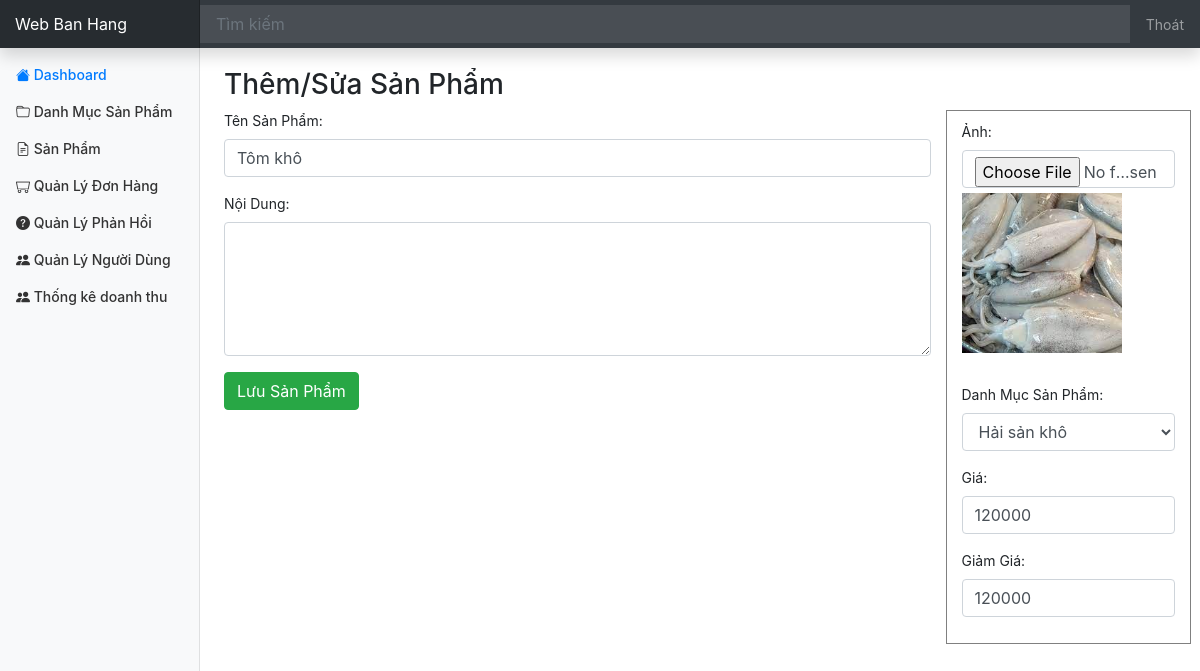
Page /admin/product/editor.php?id=18 (signed in) on the committed database.
### tables this page shows
CREATE TABLE `product` (
  `id` int(11) NOT NULL,
  `category_id` int(11) DEFAULT NULL,
  `title` varchar(350) DEFAULT NULL,
  `price` int(11) DEFAULT NULL,
  `discount` int(11) DEFAULT NULL,
  `thumbnail` varchar(500) DEFAULT NULL,
  `description` longtext DEFAULT NULL,
  `created_at` datetime DEFAULT NULL,
  `updated_at` datetime DEFAULT NULL,
  `deleted` int(11) DEFAULT NULL
);

### database/dbhelper.php (called while the page is built, shortened)
<?php
function executeResult($sql, $isSingle = false) {
	$data = null;
	$conn = mysqli_connect(HOST, USERNAME, PASSWORD, DATABASE);
	mysqli_set_charset($conn, 'utf8');
	$resultset = mysqli_query($conn, $sql);
	if($isSingle) {
		$data = mysqli_fetch_array($resultset, 1);
	} else {
		$data = [];
		while(($row = mysqli_fetch_array($resultset, 1)) != null) {
			$data[] = $row;
		}
	}
	return $data;
}

### utils/utility.php (called while the page is built, shortened)
<?php
function fixUrl($thumbnail, $rootPath = "../../") {
	if(stripos($thumbnail, 'http://') !== false || stripos($thumbnail, 'https://') !== false) {
	} else {
		$thumbnail = $rootPath.$thumbnail;
	}
	return $thumbnail;
}

### admin/product/editor.php (the view, shortened to what this page needs)
<?php
	require_once('../layouts/header.php');
	require_once('form_save.php');
	$id = getGet('id');
	if($id != '' && $id > 0) {
		$sql = "select * from Product where id = '$id' and deleted = 0";
		$userItem = executeResult($sql, true);
		if($userItem != null) {
			$thumbnail = $userItem['thumbnail'];
			$title = $userItem['title'];
			$price = $userItem['price'];
			$discount = $userItem['discount'];
			$category_id = $userItem['category_id'];
			$description = $userItem['description'];
		} else {
			$id = 0;
		}
	} else {
		$id = 0;
	}
	$sql = "select * from Category";
	$categoryItems = executeResult($sql);
?>
<link href="https://cdn.jsdelivr.net/npm/summernote@0.8.18/dist/summernote.min.css" rel="stylesheet">
<div class="row" style="margin-top: 20px;">
	<div class="col-md-12 table-responsive">
		<h3>Thêm/Sửa Sản Phẩm</h3>
		<div class="panel panel-primary">
			<div class="panel-body">
				<form method="post" enctype="multipart/form-data">
				<div class="row">
					<div class="col-md-9 col-12">
						<div class="form-group">
						  <label for="usr">Tên Sản Phẩm:</label>
						  <input required="true" type="text" class="form-control" id="usr" name="title" value="<?=$title?>">
						</div>
						<div class="form-group">
						  <label for="pwd">Nội Dung:</label>
						  <textarea class="form-control" rows="5" name="description" id="description"><?=$description?></textarea>
						</div>
						<button class="btn btn-success">Lưu Sản Phẩm</button>
					</div>
					<div class="col-md-3 col-12" style="border: solid grey 1px; padding-top: 10px; padding-bottom: 10px;">
						<div class="form-group">
						  <label for="thumbnail">Ảnh:</label>
						  <input type="file" class="form-control" id="thumbnail" name="thumbnail" accept=".jpg, .png, .jpeg, .gif, .bmp, .tif, .tiff|image/*">
						  <img id="thumbnail_img" src="<?=fixUrl($thumbnail)?>" style="max-height: 160px; margin-top: 5px; margin-bottom: 15px;">
						</div>
						<div class="form-group">
						  <label for="usr">Danh Mục Sản Phẩm:</label>
						  <select class="form-control" name="category_id" id="category_id" required="true">
						  	<?php
						  		foreach($categoryItems as $item) {
						  			if($item['id'] == $category_id) {
						  				echo '<option selected value="'.$item['id'].'">'.$item['name'].'</option>';
						  			} else {
						  				echo '<option value="'.$item['id'].'">'.$item['name'].'</option>';
						  			}
						  		}
						  	?>
						  </select>
						</div>
						<div class="form-group">
						  <label for="price">Giá:</label>
						  <input required="true" type="number" class="form-control" id="price" name="price" value="<?=$price?>">
						</div>
						<div class="form-group">
						  <label for="discount">Giảm Giá:</label>
						  <input required="true" type="text" class="form-control" id="discount" name="discount" value="<?=$discount?>">
						</div>
					</div>
				</div>
				</form>
			</div>
		</div>
	</div>
</div>
<?php
	require_once('../layouts/footer.php');
?>

### assets/css/dashboard.css (style rules this page uses)
body { font-size: .875rem; }

### rows in the picture
product: title "Tôm khô", thumbnail (picture), price "120000", discount "120000"

### other values in the picture
form field category_id "Hải sản khô"
